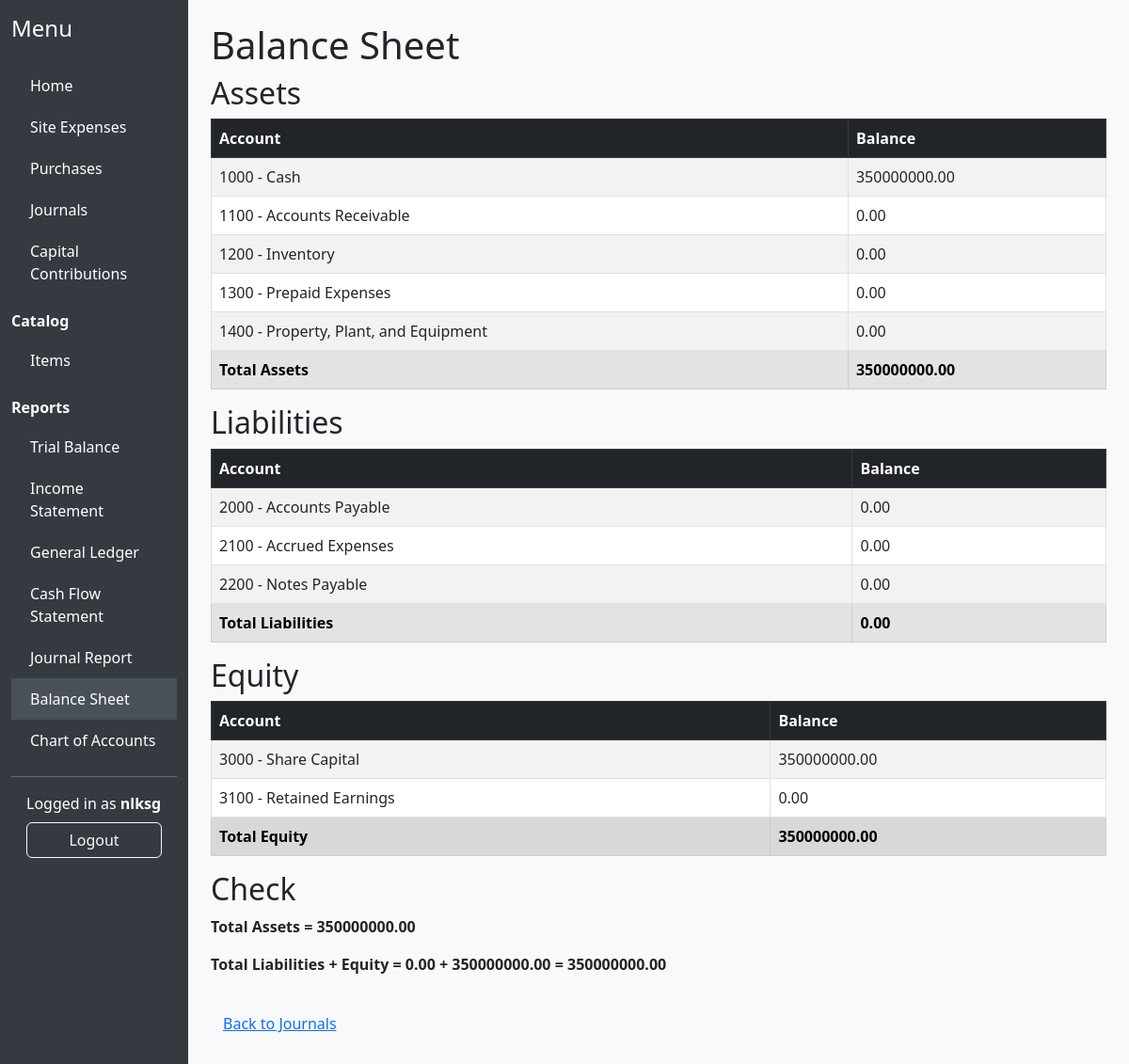
The page /accounting/balance-sheet/ (signed in) on the database as committed earlier.
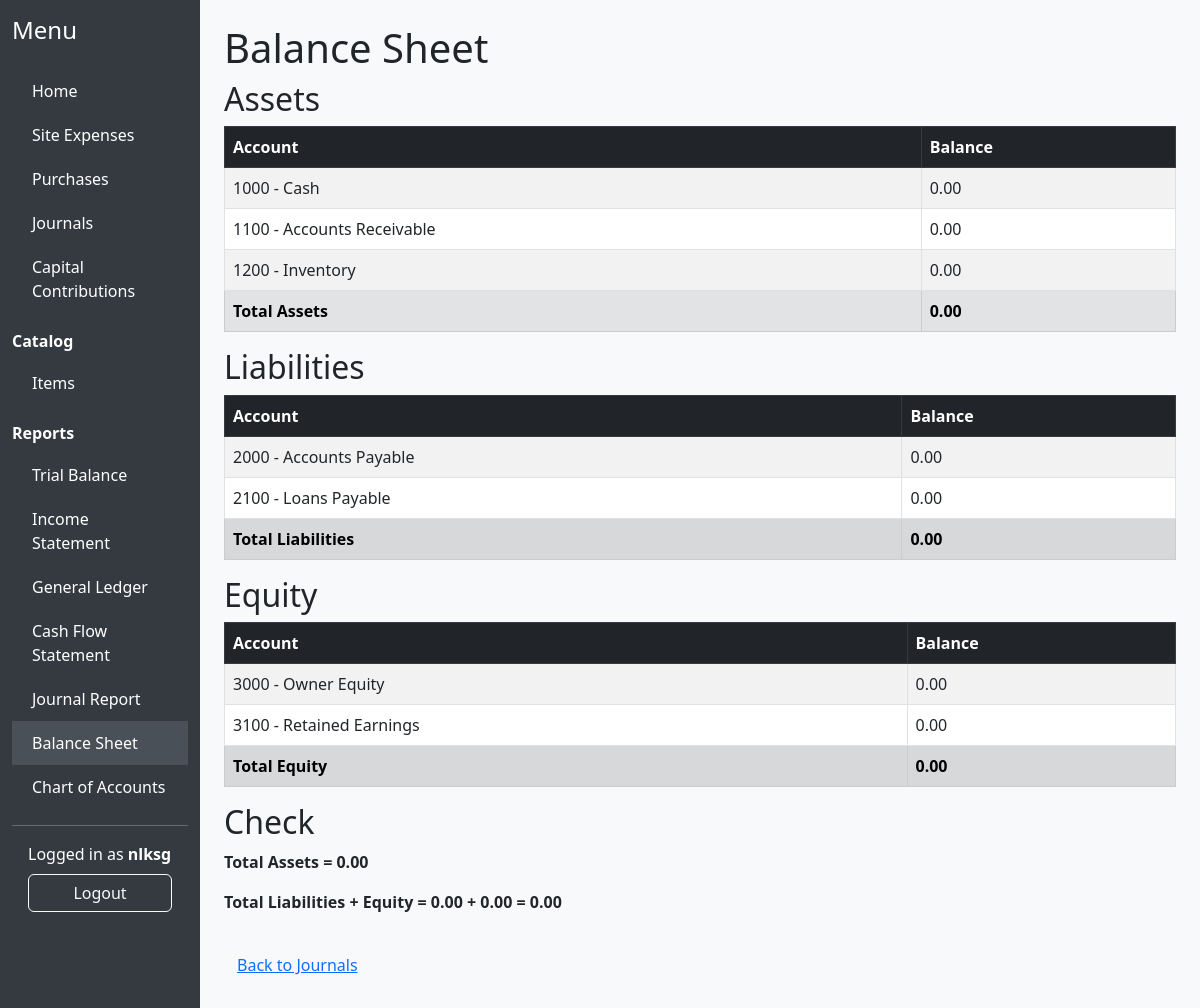
The same page on the database as committed later.
### accounting/models.py (models this page shows, shortened)
class Account(models.Model):
    ACCOUNT_TYPES = [
        ('asset', 'Asset'),
        ('liability', 'Liability'),
        ('equity', 'Equity'),
        ('income', 'Income'),
        ('expense', 'Expense'),
    ]
    name = models.CharField(max_length=100)
    type = models.CharField(max_length=10, choices=ACCOUNT_TYPES)
    account_code = models.CharField(max_length=20, unique=True)
    parent = models.ForeignKey('self', null=True, blank=True, on_delete=models.SET_NULL, related_name='children')
    active = models.BooleanField(default=True)

### accounting/views.py (the view)
# urls.py: path('balance-sheet/', views.balance_sheet, name='balance_sheet'),
@login_required
def balance_sheet(request):
    from .models import Account, JournalEntry
    accounts = Account.objects.all().order_by('account_code')
    balances = []
    for account in accounts:
        debit = sum(e.debit for e in JournalEntry.objects.filter(account=account, journal__posted=True, journal__approved=True))
        credit = sum(e.credit for e in JournalEntry.objects.filter(account=account, journal__posted=True, journal__approved=True))
        balance = debit - credit if account.type in ['asset', 'expense'] else credit - debit
        balances.append({
            'account': account,
            'balance': balance
        })
    assets = [b for b in balances if b['account'].type == 'asset']
    liabilities = [b for b in balances if b['account'].type == 'liability']
    equity = [b for b in balances if b['account'].type == 'equity']
    total_assets = sum(b['balance'] for b in assets)
    total_liabilities = sum(b['balance'] for b in liabilities)
    total_equity = sum(b['balance'] for b in equity)
    return render(request, 'accounting/balance_sheet.html', {
        'assets': assets,
        'liabilities': liabilities,
        'equity': equity,
        'total_assets': total_assets,
        'total_liabilities': total_liabilities,
        'total_equity': total_equity,
    })

### accounting/templatetags/accounting_extras.py (called while the page is built)
@register.filter
def startswith(text, starts):
    if isinstance(text, str):
        return text.startswith(starts)
    return False

@register.filter(name='is_accountant_or_admin')
def is_accountant_or_admin(user):
    return user.groups.filter(name__in=['Accountant', 'Admin']).exists()

### accounting/templates/accounting/balance_sheet.html (shortened to what this page needs)
{% extends 'accounting/base.html' %}
{% block content %}
<h1>Balance Sheet</h1>
<h2>Assets</h2>
<div class="table-responsive">
<table class="table table-bordered table-striped bg-white">
    <thead class="table-dark"><tr><th>Account</th><th>Balance</th></tr></thead>
    <tbody>
    {% for b in assets %}
    <tr><td>{{ b.account.account_code }} - {{ b.account.name }}</td><td>{{ b.balance|floatformat:2 }}</td></tr>
    {% endfor %}
    <tr class="table-secondary"><th>Total Assets</th><th>{{ total_assets|floatformat:2 }}</th></tr>
    </tbody>
</table>
</div>
<h2>Liabilities</h2>
<div class="table-responsive">
<table class="table table-bordered table-striped bg-white">
    <thead class="table-dark"><tr><th>Account</th><th>Balance</th></tr></thead>
    <tbody>
    {% for b in liabilities %}
    <tr><td>{{ b.account.account_code }} - {{ b.account.name }}</td><td>{{ b.balance|floatformat:2 }}</td></tr>
    {% endfor %}
    <tr class="table-secondary"><th>Total Liabilities</th><th>{{ total_liabilities|floatformat:2 }}</th></tr>
    </tbody>
</table>
</div>
<h2>Equity</h2>
<div class="table-responsive">
<table class="table table-bordered table-striped bg-white">
    <thead class="table-dark"><tr><th>Account</th><th>Balance</th></tr></thead>
    <tbody>
    {% for b in equity %}
    <tr><td>{{ b.account.account_code }} - {{ b.account.name }}</td><td>{{ b.balance|floatformat:2 }}</td></tr>
    {% endfor %}
    <tr class="table-secondary"><th>Total Equity</th><th>{{ total_equity|floatformat:2 }}</th></tr>
    </tbody>
</table>
</div>
<h2>Check</h2>
<p><b>Total Assets = {{ total_assets|floatformat:2 }}</b></p>
<p><b>Total Liabilities + Equity = {{ total_liabilities|floatformat:2 }} + {{ total_equity|floatformat:2 }} = {{ total_liabilities|add:total_equity|floatformat:2 }}</b></p>
<a href="{% url 'accounting:journal_list' %}" class="btn btn-link mt-3">Back to Journals</a>
{% endblock %}

Rows that differ between the two databases and show on the page:
removed Account: account.account_code "1000", account.name "Cash", balance "350000000.00", shown under "Assets"
removed Account: account.account_code "1300", account.name "Prepaid Expenses", balance "0.00", shown under "Assets"
removed Account: account.account_code "1400", account.name "Property, Plant, and Equipment", balance "0.00", shown under "Assets"
removed Account: account.account_code "2100", account.name "Accrued Expenses", balance "0.00", shown under "Liabilities"
removed Account: account.account_code "2200", account.name "Notes Payable", balance "0.00", shown under "Liabilities"
removed Account: account.account_code "3000", account.name "Share Capital", balance "350000000.00", shown under "Equity"
added Account: account.account_code "1000", account.name "Cash", balance "0.00", shown under "Assets"
added Account: account.account_code "2100", account.name "Loans Payable", balance "0.00", shown under "Liabilities"
added Account: account.account_code "3000", account.name "Owner Equity", balance "0.00", shown under "Equity"
Other text that changed with them:
{{ total_assets|floatformat:2 }}: "350000000.00" → "0.00"
{{ total_equity|floatformat:2 }}: "350000000.00" → "0.00"
{{ total_liabilities|add:total_equity|floatformat:2 }}: "350000000.00" → "0.00"
